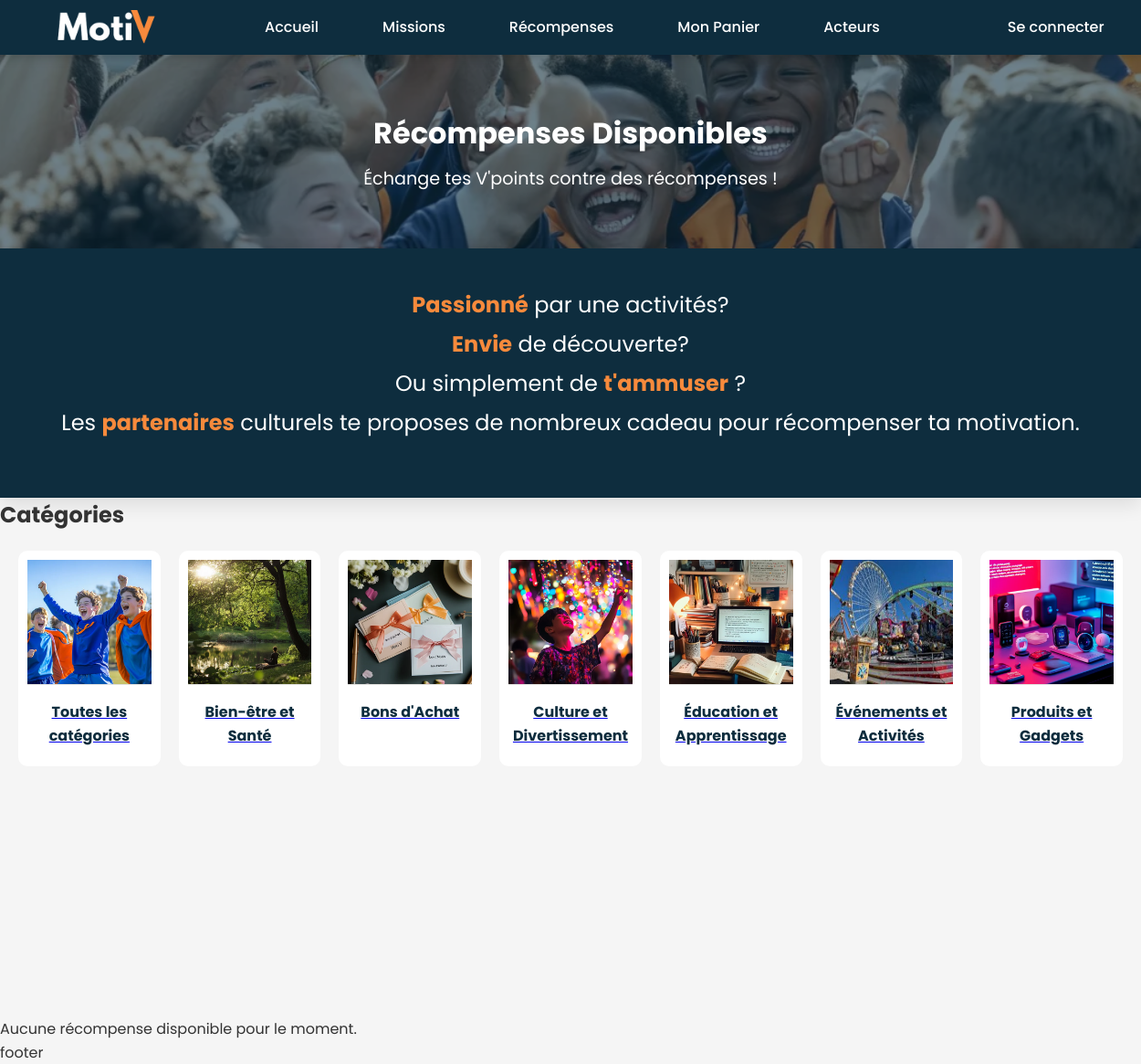
Page /ctrl/reward/rewards.php on the committed database.
### tables this page shows
CREATE TABLE category (
    id bigint(20) NOT NULL AUTO_INCREMENT PRIMARY KEY,
    name varchar(50) NOT NULL,
    image_filename varchar(255)
);

### ctrl/reward/rewards.php (called while the page is built, shortened)
<?php
include $_SERVER['DOCUMENT_ROOT'] . '/model/lib/reward.php';
$dbConnection = getConnection($dbConfig);
$categoryId = isset($_GET['category_id']) ? intval($_GET['category_id']) : null;
if ($categoryId) {
    $rewards = getRewardsByCategory($categoryId, $dbConnection);
} else {
    $rewards = getAllRewards($dbConnection);
}
$categories = getAllCategories($dbConnection);
include $_SERVER['DOCUMENT_ROOT'] . '/view/partial/header.php';
include $_SERVER['DOCUMENT_ROOT'] . '/view/reward/rewards.php';
include $_SERVER['DOCUMENT_ROOT'] . '/view/partial/footer.php';

### model/lib/reward.php (called while the page is built, shortened)
<?php
function getAllCategories($dbConnection)
{
    $query = "SELECT id, name, image_filename FROM category ORDER BY name ASC";
    $statement = $dbConnection->prepare($query);
    $statement->execute();
    return $statement->fetchAll(PDO::FETCH_ASSOC);
}
function getAllRewards($dbConnection) {
    $query = "SELECT r.id, r.title, r.date, r.description, r.reward_price, r.quantity_available, r.image_filename, r.idUser, r.idCategory, r.idCityHall, r.idPartner, r.expiration_date, c.name AS category_name
              FROM reward r
              JOIN category c ON r.idCategory = c.id
              ORDER BY r.date DESC";
    $statement = $dbConnection->prepare($query);
    $statement->execute();
    return $statement->fetchAll(PDO::FETCH_ASSOC);
}

### view/reward/rewards.php (the view, shortened to what this page needs)
<div class="reward-hero">
    <h2>Récompenses Disponibles</h2>
    <p>Échange tes V'points contre des récompenses !</p>
</div>
<div class="para-reward">
    <p><span> Passionné</span> par une activités?<br>
        <span> Envie</span> de découverte?<br>
        Ou simplement de <span>t'ammuser</span> ?<br>
        Les <span>partenaires</span> culturels te proposes de nombreux cadeau pour récompenser ta motivation.</p>
</div>
<h2 class="scroll-reveal">Catégories</h2>
<section class="reward-categories">
    <div class="reward-category-card scroll-reveal">
        <a href="/ctrl/reward/rewards.php">
            <img src="/asset/img/image-toutes-les-categories.webp" alt="Toutes les catégories">
            <h3>Toutes les catégories</h3>
        </a>
    </div>
    <?php foreach ($categories as $category) : ?>
        <div class="reward-category-card scroll-reveal">
            <a href="/ctrl/reward/rewards.php?category_id=<?= $category['id'] ?>">
                <img src="/asset/img/<?= $category['image_filename'] ?>" alt="<?= $category['name'] ?>">
                <h3><?= $category['name'] ?></h3>
            </a>
        </div>
    <?php endforeach; ?>
</section>
<?php if ($rewards && count($rewards) > 0) : ?>
    <?php
    $rewardsByCategory = [];
    foreach ($rewards as $reward) {
        $categoryName = $reward['category_name'];
        $rewardsByCategory[$categoryName][] = $reward;
    }
    ?>
    <?php foreach ($rewardsByCategory as $categoryName => $categoryRewards) : ?>
        <h3 class="scroll-reveal"><?= $categoryName ?></h3>
        <section class="rewards-grid">
            <?php foreach ($categoryRewards as $reward) : ?>
                <?php
                $isExpired = !empty($reward['expiration_date']) && strtotime($reward['expiration_date']) < time();
                $isOutOfStock = $reward['quantity_available'] <= 0;
                ?>
                <div class="reward-card scroll-reveal
                    <?php if ($isExpired) echo ' expired'; ?>
                    <?php if ($isOutOfStock) echo ' out-of-stock'; ?>">
                    <?php if ($reward['image_filename']) : ?>
                        <img
                            src="/upload/<?= ($reward['image_filename']) ?>"
                            alt="<?= ($reward['title']) ?>"
                            class="<?php if ($isExpired || $isOutOfStock) echo 'grayscale'; ?>">
                    <?php endif; ?>
                    <h2><?= ($reward['title']) ?></h2>
                    <p><strong>Prix :</strong> <?= ($reward['reward_price']) ?> points</p>
                    <p><strong>Quantité Disponible :</strong> <?= ($reward['quantity_available']) ?></p>
                    <p><strong>Proposé par :</strong> <?= ($reward['submitter_name']) ?></p>
                    <a href="/ctrl/reward/reward-details.php?idReward=<?= ($reward['id']) ?>" class="details-button">Détails</a>
                    <?php if ($isExpired) : ?>
                        <div class="status-badge">Expiré</div>
                        <p class="expired-text">Récompense expirée</p>
                    <?php elseif ($isOutOfStock) : ?>
                        <div class="status-badge">Épuisé</div>
                        <p class="unavailable-text">Cette récompense n'est plus disponible.</p>
                    <?php else : ?>
                        <?php if (isset($_SESSION['user']) && hasUserAlreadyRedeemed($_SESSION['user']['id'], $reward['id'], $dbConnection)) : ?>
                            <p class="redeemed-text">Vous avez déjà échangé cette récompense.</p>
                        <?php else : ?>
                            <?php if (!isset($_SESSION['user']) || $_SESSION['user']['idRole'] == 60) : ?>
                                <form action="/ctrl/cart/add-to-cart.php" method="POST">
                                    <input type="hidden" name="idReward" value="<?= ($reward['id']) ?>">
                                    <button type="submit" class="action-button">Ajouter au panier</button>
                                </form>
                            <?php endif; ?>
                        <?php endif; ?>
                    <?php endif; ?>
                    <?php if (isset($_SESSION['user']) && ($_SESSION['user']['idRole'] == 10 || $_SESSION['user']['id'] == $reward['idUser'])) : ?>
                        <div class="admin-buttons">
                            <form action="/ctrl/reward/delete-reward.php" method="POST" onsubmit="return confirm('Êtes-vous sûr de vouloir supprimer cette récompense ?');">
                                <input type="hidden" name="idReward" value="<?= ($reward['id']) ?>">
                                <button type="submit" class="delete-button">Supprimer</button>
                            </form>
                            <a href="/ctrl/reward/update-reward.php?id=<?= $reward['id'] ?>" class="edit-button">Modifier</a>
                        </div>
                    <?php endif; ?>
                </div>
            <?php endforeach; ?>
        </section>
    <?php endforeach; ?>
<?php else : ?>
    <p>Aucune récompense disponible pour le moment.</p>
<?php endif; ?>

### view/partial/header.php (shortened to what this page needs)
<?php
$loggedInUser = isset($_SESSION['user']) ? $_SESSION['user'] : null;
$isLoggedIn = !is_null($loggedInUser);
?>
<!DOCTYPE html>
<html lang="fr">
<head>
    <link rel="stylesheet" href="/asset/css/style.css">
    <link rel="stylesheet" href="https://cdnjs.cloudflare.com/ajax/libs/font-awesome/6.0.0-beta3/css/all.min.css">
</head>
<body>
    <header>
        <div class="logo-points-container">
            <a href="/ctrl/home/display.php" class="logo-container">
                <h1>
                    <img src="/asset/img/motiV-logo-blanc.png" alt="MotiV">
                </h1>
            </a>
        </div>
        <nav class="nav-principale">
            <ul>
                <li><a href="/ctrl/home/display.php"><i class="fas fa-home"></i><span>Accueil</span></a></li>
                <li><a href="/ctrl/mission/mission-list-public.php"><i class="fas fa-tasks"></i><span>Missions</span></a></li>
                <li><a href="/ctrl/reward/rewards.php"><i class="fas fa-gift"></i><span>Récompenses</span></a></li>
                <li><a href="/ctrl/cart/view-cart.php"><i class="fas fa-shopping-cart"></i><span>Mon Panier</span></a></li>
                <li class="dropdown">
                    <a href="javascript:void(0)" class="dropbtn"><span>Acteurs</span></a>
                </li>
                <?php if ($isLoggedIn) : ?>
                    <li><a href="<?= (getProfileLink($loggedInUser['idRole'])) ?>" class="image-avatar-nav">
                            <img class="image-avatar-nav" src="/upload/<?= ($loggedInUser['avatar_filename']) ?>" alt="Avatar">
                        </a></li>
                <?php else : ?>
                    <li><a href="/ctrl/login/login-display.php"><i class="fas fa-sign-in-alt"></i><span>Se connecter</span></a></li>
                <?php endif; ?>
            </ul>
        </nav>
    </header>
</body>
</html>

### view/partial/footer.php (shortened to what this page needs)
<footer>
    <p>footer</p>
</footer>
</body>
</html>

### asset/css/style.css (style rules this page uses)
:root { --color-primary: #f78a3c; --color-secondary: #0e2d3e; --color-platinium: #e1e1de; --color-verdigris: #04b8c4; --color-lightBlue: #aac9cb; --color-grey: #f5f5f5; --color-white: #ffffff; --font-family: 'Poppins', sans-serif; --font-size-large: 1.5rem; --font-size-medium: 1.2rem; --font-size-small: 0.8rem; --transition-speed: 0.3s; }
* { margin: 0; padding: 0; box-sizing: border-box; }
body { font-family: 'Poppins', sans-serif; line-height: 1.6; color: #333; }

### asset/css/header.css (style rules this page uses)
header { position: sticky; display: flex; justify-content: space-between; align-items: center; top: 0; z-index: 1000; padding: 10px 20px; background-color: var(--color-secondary); box-shadow: 0 4px 10px rgba(0, 0, 0, 0.15); transition: background-color 0.3s ease, box-shadow 0.3s ease; height: 60px; }
.logo-container { display: flex; align-items: center; flex-grow: 1; margin-top: 7px; }
header a { display: flex; align-items: center; text-decoration: none; }
header img { margin-right: 10px; width: 170px; height: 170px; }
header h1 { font-size: 1.8rem; color: #ffffff; }
.logo-points-container { display: flex; justify-content: space-between; align-items: center; }
.nav-principale .dropdown { display: none; }
.nav-principale { position: fixed; bottom: 0; left: 0; right: 0; z-index: 1000; display: flex; justify-content: space-around; background-color: #fff; padding: 10px; box-shadow: 0 -1px 5px rgba(0, 0, 0, 0.1); }
.nav-principale ul { display: flex; justify-content: space-around; align-items: center; list-style: none; background-color: var(--color-primary); padding: 10px; position: fixed; bottom: 0; left: 0; right: 0; box-shadow: 0 -1px 5px rgba(0, 0, 0, 0.1); }
.nav-principale ul li { display: 1; text-align: center; }
.nav-principale ul li a { display: flex; align-items: center; justify-content: center; padding: 10px; text-decoration: none; color: var(--color-secondary); font-size: 0.8rem; flex-direction: column; }
.nav-principale ul li a span { font-size: 0.75rem; }
@media (min-width: 1025px) { header img { margin-right: 10px; width: 200px; height: 200px; } }
@media (min-width: 1025px) { .nav-principale { position: static; background-color: transparent; box-shadow: none; padding: 0; } }
@media (min-width: 1025px) { .nav-principale ul { position: static; background-color: transparent; box-shadow: none; } }
@media (min-width: 1025px) { .nav-principale ul li a { color: white; padding: 10px 20px; transition: color 0.3s ease, background-color 0.3s ease; } }
@media (min-width: 1025px) { .nav-principale .dropdown { display: block; } }
@media (min-width: 1025px) { .dropdown { position: relative; margin-right: 40px; display: block; } }
@media (min-width: 1025px) { .nav-principale ul li a span { white-space: nowrap; font-size: 1rem; font-weight: 500; } }
@media (min-width: 1200px) { .nav-principale ul li { margin-left: 30px; } }

### asset/css/home.css (style rules this page uses)
.scroll-reveal { opacity: 0; transform: translateY(50px); transition: opacity 0.6s ease, transform 0.6s ease; }
.scroll-reveal.active { opacity: 1; transform: translateY(0); }

### asset/css/mission.css (style rules this page uses)
:root { --color-primary: #f78a3c; --color-secondary: #0e2d3e; --color-white: #ffffff; --color-platinium: #e1e1de; --color-verdigris: #04b8c4; --color-lightBlue: #aac9cb; --color-grey: #f5f5f5; --font-family: 'Poppins', sans-serif; }

### asset/css/login-register.css (style rules this page uses)
:root { --color-primary: #f78a3c; --color-secondary: #0e2d3e; --color-white: #ffffff; --color-grey: #f5f5f5; --color-error: #f44336; --font-family: 'Poppins', sans-serif; }
@media (min-width: 768px) { body { height: 100vh; } }

### asset/css/young-profile.css (style rules this page uses)
:root { --profile-bg: var(--color-grey); --section-padding: 1rem; --avatar-size: 100px; --button-bg: var(--color-primary); --button-hover-bg: darken(var(--color-primary), 10%); --link-color: var(--color-verdigris); --border-radius: 8px; --transition-speed: 0.3s; }

### rows in the picture
category: image_filename (picture), name "Bien-être et Santé"
category: image_filename (picture), name "Bons d'Achat"
category: image_filename (picture), name "Culture et Divertissement"
category: image_filename (picture), name "Éducation et Apprentissage"
category: image_filename (picture), name "Événements et Activités"
category: image_filename (picture), name "Produits et Gadgets"
